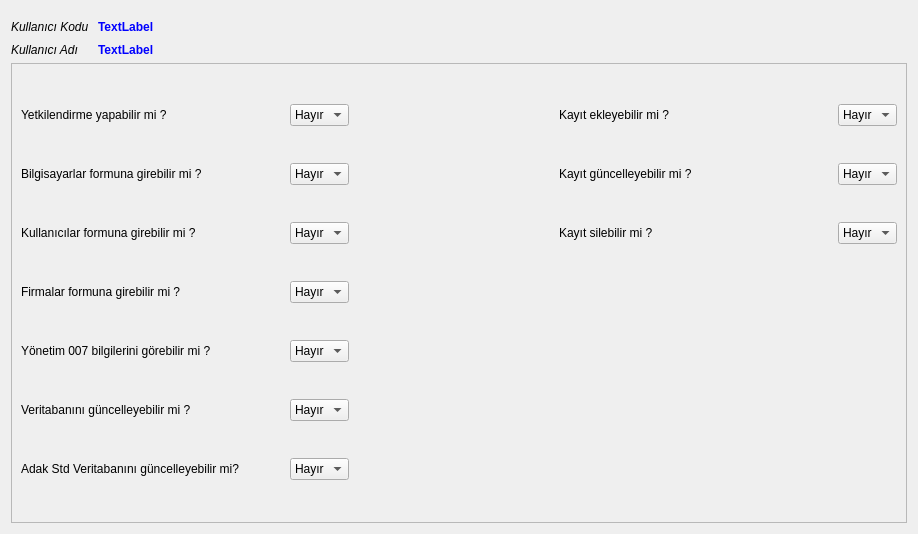
<?xml version="1.0" encoding="UTF-8"?>
<ui version="4.0">
 <class>DESIGNER_YETKILENDIRME_FORMU</class>
 <widget class="QDialog" name="DESIGNER_YETKILENDIRME_FORMU">
  <property name="geometry">
   <rect>
    <x>0</x>
    <y>0</y>
    <width>918</width>
    <height>534</height>
   </rect>
  </property>
  <property name="sizePolicy">
   <sizepolicy hsizetype="Expanding" vsizetype="Expanding">
    <horstretch>0</horstretch>
    <verstretch>0</verstretch>
   </sizepolicy>
  </property>
  <property name="windowTitle">
   <string>Kullanıcı Yetkileri</string>
  </property>
  <layout class="QGridLayout" name="gridLayout_3" rowstretch="1,1,50">
   <property name="sizeConstraint">
    <enum>QLayout::SetNoConstraint</enum>
   </property>
   <item row="0" column="0">
    <widget class="QWidget" name="navigation_buttons_widget" native="true">
     <property name="sizePolicy">
      <sizepolicy hsizetype="Expanding" vsizetype="Fixed">
       <horstretch>0</horstretch>
       <verstretch>0</verstretch>
      </sizepolicy>
     </property>
    </widget>
   </item>
   <item row="1" column="0">
    <layout class="QGridLayout" name="gridLayout_2" columnstretch="1,20,20,40">
     <item row="0" column="0">
      <widget class="QLabel" name="label_3">
       <property name="sizePolicy">
        <sizepolicy hsizetype="Expanding" vsizetype="Fixed">
         <horstretch>0</horstretch>
         <verstretch>0</verstretch>
        </sizepolicy>
       </property>
       <property name="font">
        <font>
         <italic>true</italic>
        </font>
       </property>
       <property name="text">
        <string>Kullanıcı Kodu </string>
       </property>
      </widget>
     </item>
     <item row="0" column="2">
      <spacer name="horizontalSpacer">
       <property name="orientation">
        <enum>Qt::Horizontal</enum>
       </property>
       <property name="sizeHint" stdset="0">
        <size>
         <width>40</width>
         <height>20</height>
        </size>
       </property>
      </spacer>
     </item>
     <item row="1" column="0">
      <widget class="QLabel" name="label_4">
       <property name="sizePolicy">
        <sizepolicy hsizetype="Expanding" vsizetype="Fixed">
         <horstretch>0</horstretch>
         <verstretch>0</verstretch>
        </sizepolicy>
       </property>
       <property name="font">
        <font>
         <italic>true</italic>
        </font>
       </property>
       <property name="text">
        <string>Kullanıcı Adı</string>
       </property>
      </widget>
     </item>
     <item row="0" column="3">
      <spacer name="horizontalSpacer_2">
       <property name="orientation">
        <enum>Qt::Horizontal</enum>
       </property>
       <property name="sizeHint" stdset="0">
        <size>
         <width>488</width>
         <height>20</height>
        </size>
       </property>
      </spacer>
     </item>
     <item row="0" column="1">
      <widget class="QLabel" name="label_kullanici_kodu">
       <property name="sizePolicy">
        <sizepolicy hsizetype="Expanding" vsizetype="Fixed">
         <horstretch>0</horstretch>
         <verstretch>0</verstretch>
        </sizepolicy>
       </property>
       <property name="font">
        <font>
         <weight>75</weight>
         <bold>true</bold>
        </font>
       </property>
       <property name="styleSheet">
        <string notr="true">color: rgb(0, 0, 255);</string>
       </property>
       <property name="text">
        <string>TextLabel</string>
       </property>
      </widget>
     </item>
     <item row="1" column="1" colspan="2">
      <widget class="QLabel" name="label_kullanici_adi">
       <property name="sizePolicy">
        <sizepolicy hsizetype="Expanding" vsizetype="Fixed">
         <horstretch>0</horstretch>
         <verstretch>0</verstretch>
        </sizepolicy>
       </property>
       <property name="font">
        <font>
         <weight>75</weight>
         <bold>true</bold>
        </font>
       </property>
       <property name="styleSheet">
        <string notr="true">color: rgb(0, 0, 255);</string>
       </property>
       <property name="text">
        <string>TextLabel</string>
       </property>
      </widget>
     </item>
    </layout>
   </item>
   <item row="2" column="0">
    <widget class="QFrame" name="frame">
     <property name="frameShape">
      <enum>QFrame::StyledPanel</enum>
     </property>
     <property name="frameShadow">
      <enum>QFrame::Raised</enum>
     </property>
     <layout class="QGridLayout" name="gridLayout">
      <item row="0" column="0">
       <widget class="QLabel" name="label_yetkilendirme_yapabilir_mi">
        <property name="sizePolicy">
         <sizepolicy hsizetype="Expanding" vsizetype="Fixed">
          <horstretch>0</horstretch>
          <verstretch>0</verstretch>
         </sizepolicy>
        </property>
        <property name="text">
         <string>Yetkilendirme yapabilir mi ?                                   </string>
        </property>
       </widget>
      </item>
      <item row="0" column="1">
       <widget class="QComboBox" name="comboBox_yetkilendirme_yapabilir_mi">
        <property name="sizePolicy">
         <sizepolicy hsizetype="Fixed" vsizetype="Fixed">
          <horstretch>0</horstretch>
          <verstretch>0</verstretch>
         </sizepolicy>
        </property>
        <item>
         <property name="text">
          <string>Hayır</string>
         </property>
        </item>
        <item>
         <property name="text">
          <string>Evet</string>
         </property>
        </item>
       </widget>
      </item>
      <item row="0" column="3">
       <widget class="QLabel" name="label_kayit_ekleyebilir_mi">
        <property name="sizePolicy">
         <sizepolicy hsizetype="Expanding" vsizetype="Fixed">
          <horstretch>0</horstretch>
          <verstretch>0</verstretch>
         </sizepolicy>
        </property>
        <property name="text">
         <string>Kayıt ekleyebilir mi ?                                                </string>
        </property>
       </widget>
      </item>
      <item row="0" column="4">
       <widget class="QComboBox" name="comboBox_kayit_ekleyebilir_mi">
        <property name="sizePolicy">
         <sizepolicy hsizetype="Fixed" vsizetype="Fixed">
          <horstretch>0</horstretch>
          <verstretch>0</verstretch>
         </sizepolicy>
        </property>
        <item>
         <property name="text">
          <string>Hayır</string>
         </property>
        </item>
        <item>
         <property name="text">
          <string>Evet</string>
         </property>
        </item>
       </widget>
      </item>
      <item row="1" column="0">
       <widget class="QLabel" name="label_bilgisayarlara_girebilir_mi">
        <property name="sizePolicy">
         <sizepolicy hsizetype="Expanding" vsizetype="Fixed">
          <horstretch>0</horstretch>
          <verstretch>0</verstretch>
         </sizepolicy>
        </property>
        <property name="text">
         <string>Bilgisayarlar formuna girebilir mi ?                       </string>
        </property>
       </widget>
      </item>
      <item row="1" column="1">
       <widget class="QComboBox" name="comboBox_bilgisayar_formuna_girebilir_mi">
        <property name="sizePolicy">
         <sizepolicy hsizetype="Fixed" vsizetype="Fixed">
          <horstretch>0</horstretch>
          <verstretch>0</verstretch>
         </sizepolicy>
        </property>
        <item>
         <property name="text">
          <string>Hayır</string>
         </property>
        </item>
        <item>
         <property name="text">
          <string>Evet</string>
         </property>
        </item>
       </widget>
      </item>
      <item row="1" column="3">
       <widget class="QLabel" name="label_kayit_silebilir_mi_2">
        <property name="sizePolicy">
         <sizepolicy hsizetype="Expanding" vsizetype="Fixed">
          <horstretch>0</horstretch>
          <verstretch>0</verstretch>
         </sizepolicy>
        </property>
        <property name="text">
         <string>Kayıt güncelleyebilir mi ?                                        </string>
        </property>
       </widget>
      </item>
      <item row="1" column="4">
       <widget class="QComboBox" name="comboBox_kayit_guncelleyebilir_mi">
        <property name="sizePolicy">
         <sizepolicy hsizetype="Fixed" vsizetype="Fixed">
          <horstretch>0</horstretch>
          <verstretch>0</verstretch>
         </sizepolicy>
        </property>
        <item>
         <property name="text">
          <string>Hayır</string>
         </property>
        </item>
        <item>
         <property name="text">
          <string>Evet</string>
         </property>
        </item>
       </widget>
      </item>
      <item row="2" column="0">
       <widget class="QLabel" name="label_kullanicilara_girebilir_mi">
        <property name="sizePolicy">
         <sizepolicy hsizetype="Expanding" vsizetype="Fixed">
          <horstretch>0</horstretch>
          <verstretch>0</verstretch>
         </sizepolicy>
        </property>
        <property name="text">
         <string>Kullanıcılar formuna girebilir mi ?                          </string>
        </property>
       </widget>
      </item>
      <item row="2" column="1">
       <widget class="QComboBox" name="comboBox_kullanicilar_formuna_girebilir_mi">
        <property name="sizePolicy">
         <sizepolicy hsizetype="Fixed" vsizetype="Fixed">
          <horstretch>0</horstretch>
          <verstretch>0</verstretch>
         </sizepolicy>
        </property>
        <item>
         <property name="text">
          <string>Hayır</string>
         </property>
        </item>
        <item>
         <property name="text">
          <string>Evet</string>
         </property>
        </item>
       </widget>
      </item>
      <item row="2" column="3">
       <widget class="QLabel" name="label_kayit_silebilir_mi">
        <property name="sizePolicy">
         <sizepolicy hsizetype="Expanding" vsizetype="Fixed">
          <horstretch>0</horstretch>
          <verstretch>0</verstretch>
         </sizepolicy>
        </property>
        <property name="text">
         <string>Kayıt silebilir mi ?                                                      </string>
        </property>
       </widget>
      </item>
      <item row="2" column="4">
       <widget class="QComboBox" name="comboBox_kayit_silebilir_mi">
        <property name="sizePolicy">
         <sizepolicy hsizetype="Fixed" vsizetype="Fixed">
          <horstretch>0</horstretch>
          <verstretch>0</verstretch>
         </sizepolicy>
        </property>
        <item>
         <property name="text">
          <string>Hayır</string>
         </property>
        </item>
        <item>
         <property name="text">
          <string>Evet</string>
         </property>
        </item>
       </widget>
      </item>
      <item row="3" column="0">
       <widget class="QLabel" name="label_firmalara_girebilir_mi">
        <property name="sizePolicy">
         <sizepolicy hsizetype="Expanding" vsizetype="Fixed">
          <horstretch>0</horstretch>
          <verstretch>0</verstretch>
         </sizepolicy>
        </property>
        <property name="text">
         <string>Firmalar formuna girebilir mi ?                               </string>
        </property>
       </widget>
      </item>
      <item row="3" column="1">
       <widget class="QComboBox" name="comboBox_firmalar_formuna_girebilir_mi">
        <property name="sizePolicy">
         <sizepolicy hsizetype="Fixed" vsizetype="Fixed">
          <horstretch>0</horstretch>
          <verstretch>0</verstretch>
         </sizepolicy>
        </property>
        <item>
         <property name="text">
          <string>Hayır</string>
         </property>
        </item>
        <item>
         <property name="text">
          <string>Evet</string>
         </property>
        </item>
       </widget>
      </item>
      <item row="4" column="0">
       <widget class="QLabel" name="label_yonetim_007_bilgilerini_gorebilir_mi">
        <property name="sizePolicy">
         <sizepolicy hsizetype="Expanding" vsizetype="Fixed">
          <horstretch>0</horstretch>
          <verstretch>0</verstretch>
         </sizepolicy>
        </property>
        <property name="text">
         <string>Yönetim 007 bilgilerini görebilir mi ?</string>
        </property>
       </widget>
      </item>
      <item row="4" column="1">
       <widget class="QComboBox" name="comboBox_yonetim_007_bilgilerini_gorebilir_mi">
        <property name="sizePolicy">
         <sizepolicy hsizetype="Fixed" vsizetype="Fixed">
          <horstretch>0</horstretch>
          <verstretch>0</verstretch>
         </sizepolicy>
        </property>
        <item>
         <property name="text">
          <string>Hayır</string>
         </property>
        </item>
        <item>
         <property name="text">
          <string>Evet</string>
         </property>
        </item>
       </widget>
      </item>
      <item row="5" column="0">
       <widget class="QLabel" name="label_veritabanini_guncelleyebilir_mi">
        <property name="sizePolicy">
         <sizepolicy hsizetype="Expanding" vsizetype="Fixed">
          <horstretch>0</horstretch>
          <verstretch>0</verstretch>
         </sizepolicy>
        </property>
        <property name="text">
         <string>Veritabanını güncelleyebilir mi ?</string>
        </property>
       </widget>
      </item>
      <item row="5" column="1">
       <widget class="QComboBox" name="comboBox_veritabanini_guncelleyebilir_mi">
        <property name="sizePolicy">
         <sizepolicy hsizetype="Fixed" vsizetype="Fixed">
          <horstretch>0</horstretch>
          <verstretch>0</verstretch>
         </sizepolicy>
        </property>
        <item>
         <property name="text">
          <string>Hayır</string>
         </property>
        </item>
        <item>
         <property name="text">
          <string>Evet</string>
         </property>
        </item>
       </widget>
      </item>
      <item row="6" column="0">
       <widget class="QLabel" name="label_adak_std_veritabanini_guncelleyebilir_mi">
        <property name="sizePolicy">
         <sizepolicy hsizetype="Expanding" vsizetype="Fixed">
          <horstretch>0</horstretch>
          <verstretch>0</verstretch>
         </sizepolicy>
        </property>
        <property name="text">
         <string>Adak Std Veritabanını güncelleyebilir mi?</string>
        </property>
       </widget>
      </item>
      <item row="6" column="1">
       <widget class="QComboBox" name="comboBox_adak_std_veritabanini_guncelleyebilir_mi">
        <property name="sizePolicy">
         <sizepolicy hsizetype="Fixed" vsizetype="Fixed">
          <horstretch>0</horstretch>
          <verstretch>0</verstretch>
         </sizepolicy>
        </property>
        <item>
         <property name="text">
          <string>Hayır</string>
         </property>
        </item>
        <item>
         <property name="text">
          <string>Evet</string>
         </property>
        </item>
       </widget>
      </item>
      <item row="1" column="2">
       <spacer name="horizontalSpacer_3">
        <property name="orientation">
         <enum>Qt::Horizontal</enum>
        </property>
        <property name="sizeHint" stdset="0">
         <size>
          <width>40</width>
          <height>20</height>
         </size>
        </property>
       </spacer>
      </item>
     </layout>
    </widget>
   </item>
  </layout>
 </widget>
 <tabstops>
  <tabstop>comboBox_yetkilendirme_yapabilir_mi</tabstop>
  <tabstop>comboBox_bilgisayar_formuna_girebilir_mi</tabstop>
  <tabstop>comboBox_kullanicilar_formuna_girebilir_mi</tabstop>
  <tabstop>comboBox_firmalar_formuna_girebilir_mi</tabstop>
  <tabstop>comboBox_yonetim_007_bilgilerini_gorebilir_mi</tabstop>
  <tabstop>comboBox_veritabanini_guncelleyebilir_mi</tabstop>
  <tabstop>comboBox_adak_std_veritabanini_guncelleyebilir_mi</tabstop>
  <tabstop>comboBox_kayit_ekleyebilir_mi</tabstop>
  <tabstop>comboBox_kayit_guncelleyebilir_mi</tabstop>
  <tabstop>comboBox_kayit_silebilir_mi</tabstop>
 </tabstops>
 <resources/>
 <connections/>
</ui>
